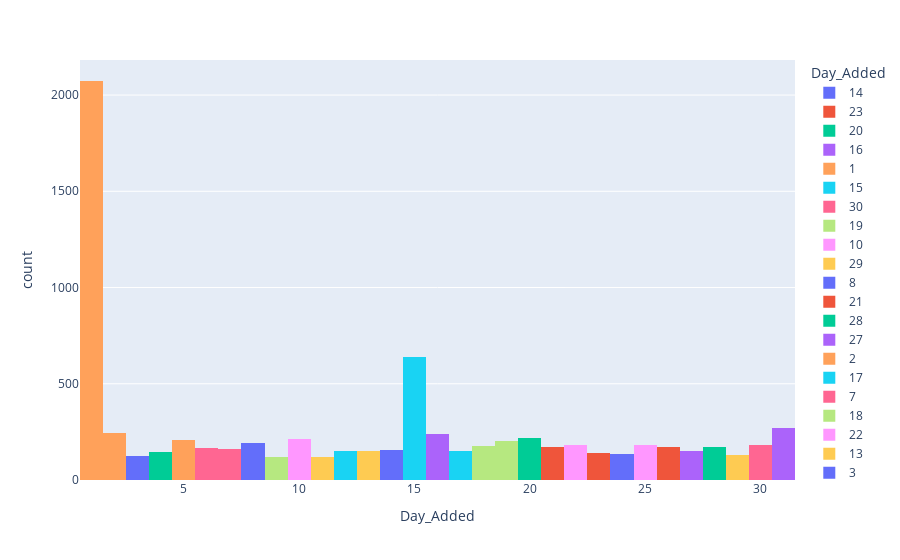

Source (notebook cell):
### Code cell
#histogram displays that Netflix adds movies on the first day of the month more than any other day
px.histogram(df, x= 'Day_Added', color = 'Day_Added')

### Figure 1 — Plotly figure (JSON) as saved in the notebook; plotly's stock layout.template omitted (floating-point values rounded to 4 significant figures; data arrays with more than 128 entries replaced by an {"elided": "..."} marker saying what was removed)
{"data": [{"alignmentgroup": "True", "bingroup": "x", "hovertemplate": "Day_Added=%{x}<br>count=%{y}<extra></extra>", "legendgroup": "14", "marker": {"color": "#636efa", "pattern": {"shape": ""}}, "name": "14", "offsetgroup": "14", "orientation": "v", "showlegend": true, "type": "histogram", "x": {"elided": "158 int values"}, "xaxis": "x", "yaxis": "y"}, {"alignmentgroup": "True", "bingroup": "x", "hovertemplate": "Day_Added=%{x}<br>count=%{y}<extra></extra>", "legendgroup": "23", "marker": {"color": "#EF553B", "pattern": {"shape": ""}}, "name": "23", "offsetgroup": "23", "orientation": "v", "showlegend": true, "type": "histogram", "x": {"elided": "138 int values"}, "xaxis": "x", "yaxis": "y"}, {"alignmentgroup": "True", "bingroup": "x", "hovertemplate": "Day_Added=%{x}<br>count=%{y}<extra></extra>", "legendgroup": "20", "marker": {"color": "#00cc96", "pattern": {"shape": ""}}, "name": "20", "offsetgroup": "20", "orientation": "v", "showlegend": true, "type": "histogram", "x": {"elided": "216 int values"}, "xaxis": "x", "yaxis": "y"}, {"alignmentgroup": "True", "bingroup": "x", "hovertemplate": "Day_Added=%{x}<br>count=%{y}<extra></extra>", "legendgroup": "16", "marker": {"color": "#ab63fa", "pattern": {"shape": ""}}, "name": "16", "offsetgroup": "16", "orientation": "v", "showlegend": true, "type": "histogram", "x": {"elided": "239 int values"}, "xaxis": "x", "yaxis": "y"}, {"alignmentgroup": "True", "bingroup": "x", "hovertemplate": "Day_Added=%{x}<br>count=%{y}<extra></extra>", "legendgroup": "1", "marker": {"color": "#FFA15A", "pattern": {"shape": ""}}, "name": "1", "offsetgroup": "1", "orientation": "v", "showlegend": true, "type": "histogram", "x": {"elided": "2073 int values"}, "xaxis": "x", "yaxis": "y"}, {"alignmentgroup": "True", "bingroup": "x", "hovertemplate": "Day_Added=%{x}<br>count=%{y}<extra></extra>", "legendgroup": "15", "marker": {"color": "#19d3f3", "pattern": {"shape": ""}}, "name": "15", "offsetgroup": "15", "orientation": "v", "showlegend": true, "type": "histogram", "x": {"elided": "641 int values"}, "xaxis": "x", "yaxis": "y"}, {"alignmentgroup": "True", "bingroup": "x", "hovertemplate": "Day_Added=%{x}<br>count=%{y}<extra></extra>", "legendgroup": "30", "marker": {"color": "#FF6692", "pattern": {"shape": ""}}, "name": "30", "offsetgroup": "30", "orientation": "v", "showlegend": true, "type": "histogram", "x": {"elided": "181 int values"}, "xaxis": "x", "yaxis": "y"}, {"alignmentgroup": "True", "bingroup": "x", "hovertemplate": "Day_Added=%{x}<br>count=%{y}<extra></extra>", "legendgroup": "19", "marker": {"color": "#B6E880", "pattern": {"shape": ""}}, "name": "19", "offsetgroup": "19", "orientation": "v", "showlegend": true, "type": "histogram", "x": {"elided": "202 int values"}, "xaxis": "x", "yaxis": "y"}, {"alignmentgroup": "True", "bingroup": "x", "hovertemplate": "Day_Added=%{x}<br>count=%{y}<extra></extra>", "legendgroup": "10", "marker": {"color": "#FF97FF", "pattern": {"shape": ""}}, "name": "10", "offsetgroup": "10", "orientation": "v", "showlegend": true, "type": "histogram", "x": {"elided": "213 int values"}, "xaxis": "x", "yaxis": "y"}, {"alignmentgroup": "True", "bingroup": "x", "hovertemplate": "Day_Added=%{x}<br>count=%{y}<extra></extra>", "legendgroup": "29", "marker": {"color": "#FECB52", "pattern": {"shape": ""}}, "name": "29", "offsetgroup": "29", "orientation": "v", "showlegend": true, "type": "histogram", "x": {"elided": "130 int values"}, "xaxis": "x", "yaxis": "y"}, {"alignmentgroup": "True", "bingroup": "x", "hovertemplate": "Day_Added=%{x}<br>count=%{y}<extra></extra>", "legendgroup": "8", "marker": {"color": "#636efa", "pattern": {"shape": ""}}, "name": "8", "offsetgroup": "8", "orientation": "v", "showlegend": true, "type": "histogram", "x": {"elided": "190 int values"}, "xaxis": "x", "yaxis": "y"}, {"alignmentgroup": "True", "bingroup": "x", "hovertemplate": "Day_Added=%{x}<br>count=%{y}<extra></extra>", "legendgroup": "21", "marker": {"color": "#EF553B", "pattern": {"shape": ""}}, "name": "21", "offsetgroup": "21", "orientation": "v", "showlegend": true, "type": "histogram", "x": {"elided": "172 int values"}, "xaxis": "x", "yaxis": "y"}, {"alignmentgroup": "True", "bingroup": "x", "hovertemplate": "Day_Added=%{x}<br>count=%{y}<extra></extra>", "legendgroup": "28", "marker": {"color": "#00cc96", "pattern": {"shape": ""}}, "name": "28", "offsetgroup": "28", "orientation": "v", "showlegend": true, "type": "histogram", "x": {"elided": "172 int values"}, "xaxis": "x", "yaxis": "y"}, {"alignmentgroup": "True", "bingroup": "x", "hovertemplate": "Day_Added=%{x}<br>count=%{y}<extra></extra>", "legendgroup": "27", "marker": {"color": "#ab63fa", "pattern": {"shape": ""}}, "name": "27", "offsetgroup": "27", "orientation": "v", "showlegend": true, "type": "histogram", "x": {"elided": "153 int values"}, "xaxis": "x", "yaxis": "y"}, {"alignmentgroup": "True", "bingroup": "x", "hovertemplate": "Day_Added=%{x}<br>count=%{y}<extra></extra>", "legendgroup": "2", "marker": {"color": "#FFA15A", "pattern": {"shape": ""}}, "name": "2", "offsetgroup": "2", "orientation": "v", "showlegend": true, "type": "histogram", "x": {"elided": "244 int values"}, "xaxis": "x", "yaxis": "y"}, {"alignmentgroup": "True", "bingroup": "x", "hovertemplate": "Day_Added=%{x}<br>count=%{y}<extra></extra>", "legendgroup": "17", "marker": {"color": "#19d3f3", "pattern": {"shape": ""}}, "name": "17", "offsetgroup": "17", "orientation": "v", "showlegend": true, "type": "histogram", "x": {"elided": "153 int values"}, "xaxis": "x", "yaxis": "y"}, {"alignmentgroup": "True", "bingroup": "x", "hovertemplate": "Day_Added=%{x}<br>count=%{y}<extra></extra>", "legendgroup": "7", "marker": {"color": "#FF6692", "pattern": {"shape": ""}}, "name": "7", "offsetgroup": "7", "orientation": "v", "showlegend": true, "type": "histogram", "x": {"elided": "162 int values"}, "xaxis": "x", "yaxis": "y"}, {"alignmentgroup": "True", "bingroup": "x", "hovertemplate": "Day_Added=%{x}<br>count=%{y}<extra></extra>", "legendgroup": "18", "marker": {"color": "#B6E880", "pattern": {"shape": ""}}, "name": "18", "offsetgroup": "18", "orientation": "v", "showlegend": true, "type": "histogram", "x": {"elided": "178 int values"}, "xaxis": "x", "yaxis": "y"}, {"alignmentgroup": "True", "bingroup": "x", "hovertemplate": "Day_Added=%{x}<br>count=%{y}<extra></extra>", "legendgroup": "22", "marker": {"color": "#FF97FF", "pattern": {"shape": ""}}, "name": "22", "offsetgroup": "22", "orientation": "v", "showlegend": true, "type": "histogram", "x": {"elided": "184 int values"}, "xaxis": "x", "yaxis": "y"}, {"alignmentgroup": "True", "bingroup": "x", "hovertemplate": "Day_Added=%{x}<br>count=%{y}<extra></extra>", "legendgroup": "13", "marker": {"color": "#FECB52", "pattern": {"shape": ""}}, "name": "13", "offsetgroup": "13", "orientation": "v", "showlegend": true, "type": "histogram", "x": {"elided": "152 int values"}, "xaxis": "x", "yaxis": "y"}, {"alignmentgroup": "True", "bingroup": "x", "hovertemplate": "Day_Added=%{x}<br>count=%{y}<extra></extra>", "legendgroup": "3", "marker": {"color": "#636efa", "pattern": {"shape": ""}}, "name": "3", "offsetgroup": "3", "orientation": "v", "showlegend": true, "type": "histogram", "x": [3, 3, 3, 3, 3, 3, 3, 3, 3, 3, 3, 3, 3, 3, 3, 3, 3, 3, 3, 3, 3, 3, 3, 3, 3, 3, 3, 3, 3, 3, 3, 3, 3, 3, 3, 3, 3, 3, 3, 3, 3, 3, 3, 3, 3, 3, 3, 3, 3, 3, 3, 3, 3, 3, 3, 3, 3, 3, 3, 3, 3, 3, 3, 3, 3, 3, 3, 3, 3, 3, 3, 3, 3, 3, 3, 3, 3, 3, 3, 3, 3, 3, 3, 3, 3, 3, 3, 3, 3, 3, 3, 3, 3, 3, 3, 3, 3, 3, 3, 3, 3, 3, 3, 3, 3, 3, 3, 3, 3, 3, 3, 3, 3, 3, 3, 3, 3, 3, 3, 3, 3, 3, 3, 3, 3], "xaxis": "x", "yaxis": "y"}, {"alignmentgroup": "True", "bingroup": "x", "hovertemplate": "Day_Added=%{x}<br>count=%{y}<extra></extra>", "legendgroup": "26", "marker": {"color": "#EF553B", "pattern": {"shape": ""}}, "name": "26", "offsetgroup": "26", "orientation": "v", "showlegend": true, "type": "histogram", "x": {"elided": "173 int values"}, "xaxis": "x", "yaxis": "y"}, {"alignmentgroup": "True", "bingroup": "x", "hovertemplate": "Day_Added=%{x}<br>count=%{y}<extra></extra>", "legendgroup": "4", "marker": {"color": "#00cc96", "pattern": {"shape": ""}}, "name": "4", "offsetgroup": "4", "orientation": "v", "showlegend": true, "type": "histogram", "x": {"elided": "148 int values"}, "xaxis": "x", "yaxis": "y"}, {"alignmentgroup": "True", "bingroup": "x", "hovertemplate": "Day_Added=%{x}<br>count=%{y}<extra></extra>", "legendgroup": "31", "marker": {"color": "#ab63fa", "pattern": {"shape": ""}}, "name": "31", "offsetgroup": "31", "orientation": "v", "showlegend": true, "type": "histogram", "x": {"elided": "272 int values"}, "xaxis": "x", "yaxis": "y"}, {"alignmentgroup": "True", "bingroup": "x", "hovertemplate": "Day_Added=%{x}<br>count=%{y}<extra></extra>", "legendgroup": "5", "marker": {"color": "#FFA15A", "pattern": {"shape": ""}}, "name": "5", "offsetgroup": "5", "orientation": "v", "showlegend": true, "type": "histogram", "x": {"elided": "206 int values"}, "xaxis": "x", "yaxis": "y"}, {"alignmentgroup": "True", "bingroup": "x", "hovertemplate": "Day_Added=%{x}<br>count=%{y}<extra></extra>", "legendgroup": "12", "marker": {"color": "#19d3f3", "pattern": {"shape": ""}}, "name": "12", "offsetgroup": "12", "orientation": "v", "showlegend": true, "type": "histogram", "x": {"elided": "153 int values"}, "xaxis": "x", "yaxis": "y"}, {"alignmentgroup": "True", "bingroup": "x", "hovertemplate": "Day_Added=%{x}<br>count=%{y}<extra></extra>", "legendgroup": "6", "marker": {"color": "#FF6692", "pattern": {"shape": ""}}, "name": "6", "offsetgroup": "6", "orientation": "v", "showlegend": true, "type": "histogram", "x": {"elided": "165 int values"}, "xaxis": "x", "yaxis": "y"}, {"alignmentgroup": "True", "bingroup": "x", "hovertemplate": "Day_Added=%{x}<br>count=%{y}<extra></extra>", "legendgroup": "9", "marker": {"color": "#B6E880", "pattern": {"shape": ""}}, "name": "9", "offsetgroup": "9", "orientation": "v", "showlegend": true, "type": "histogram", "x": [9, 9, 9, 9, 9, 9, 9, 9, 9, 9, 9, 9, 9, 9, 9, 9, 9, 9, 9, 9, 9, 9, 9, 9, 9, 9, 9, 9, 9, 9, 9, 9, 9, 9, 9, 9, 9, 9, 9, 9, 9, 9, 9, 9, 9, 9, 9, 9, 9, 9, 9, 9, 9, 9, 9, 9, 9, 9, 9, 9, 9, 9, 9, 9, 9, 9, 9, 9, 9, 9, 9, 9, 9, 9, 9, 9, 9, 9, 9, 9, 9, 9, 9, 9, 9, 9, 9, 9, 9, 9, 9, 9, 9, 9, 9, 9, 9, 9, 9, 9, 9, 9, 9, 9, 9, 9, 9, 9, 9, 9, 9, 9, 9, 9, 9, 9, 9, 9, 9], "xaxis": "x", "yaxis": "y"}, {"alignmentgroup": "True", "bingroup": "x", "hovertemplate": "Day_Added=%{x}<br>count=%{y}<extra></extra>", "legendgroup": "25", "marker": {"color": "#FF97FF", "pattern": {"shape": ""}}, "name": "25", "offsetgroup": "25", "orientation": "v", "showlegend": true, "type": "histogram", "x": {"elided": "180 int values"}, "xaxis": "x", "yaxis": "y"}, {"alignmentgroup": "True", "bingroup": "x", "hovertemplate": "Day_Added=%{x}<br>count=%{y}<extra></extra>", "legendgroup": "11", "marker": {"color": "#FECB52", "pattern": {"shape": ""}}, "name": "11", "offsetgroup": "11", "orientation": "v", "showlegend": true, "type": "histogram", "x": [11, 11, 11, 11, 11, 11, 11, 11, 11, 11, 11, 11, 11, 11, 11, 11, 11, 11, 11, 11, 11, 11, 11, 11, 11, 11, 11, 11, 11, 11, 11, 11, 11, 11, 11, 11, 11, 11, 11, 11, 11, 11, 11, 11, 11, 11, 11, 11, 11, 11, 11, 11, 11, 11, 11, 11, 11, 11, 11, 11, 11, 11, 11, 11, 11, 11, 11, 11, 11, 11, 11, 11, 11, 11, 11, 11, 11, 11, 11, 11, 11, 11, 11, 11, 11, 11, 11, 11, 11, 11, 11, 11, 11, 11, 11, 11, 11, 11, 11, 11, 11, 11, 11, 11, 11, 11, 11, 11, 11, 11, 11, 11, 11, 11, 11, 11, 11, 11, 11, 11, 11, 11], "xaxis": "x", "yaxis": "y"}, {"alignmentgroup": "True", "bingroup": "x", "hovertemplate": "Day_Added=%{x}<br>count=%{y}<extra></extra>", "legendgroup": "24", "marker": {"color": "#636efa", "pattern": {"shape": ""}}, "name": "24", "offsetgroup": "24", "orientation": "v", "showlegend": true, "type": "histogram", "x": {"elided": "136 int values"}, "xaxis": "x", "yaxis": "y"}], "layout": {"barmode": "relative", "legend": {"title": {"text": "Day_Added"}, "tracegroupgap": 0}, "margin": {"t": 60}, "xaxis": {"anchor": "y", "categoryarray": [14, 23, 20, 16, 1, 15, 30, 19, 10, 29, 8, 21, 28, 27, 2, 17, 7, 18, 22, 13, 3, 26, 4, 31, 5, 12, 6, 9, 25, 11, 24], "categoryorder": "array", "domain": [0, 1], "title": {"text": "Day_Added"}}, "yaxis": {"anchor": "x", "domain": [0, 1], "title": {"text": "count"}}}}
